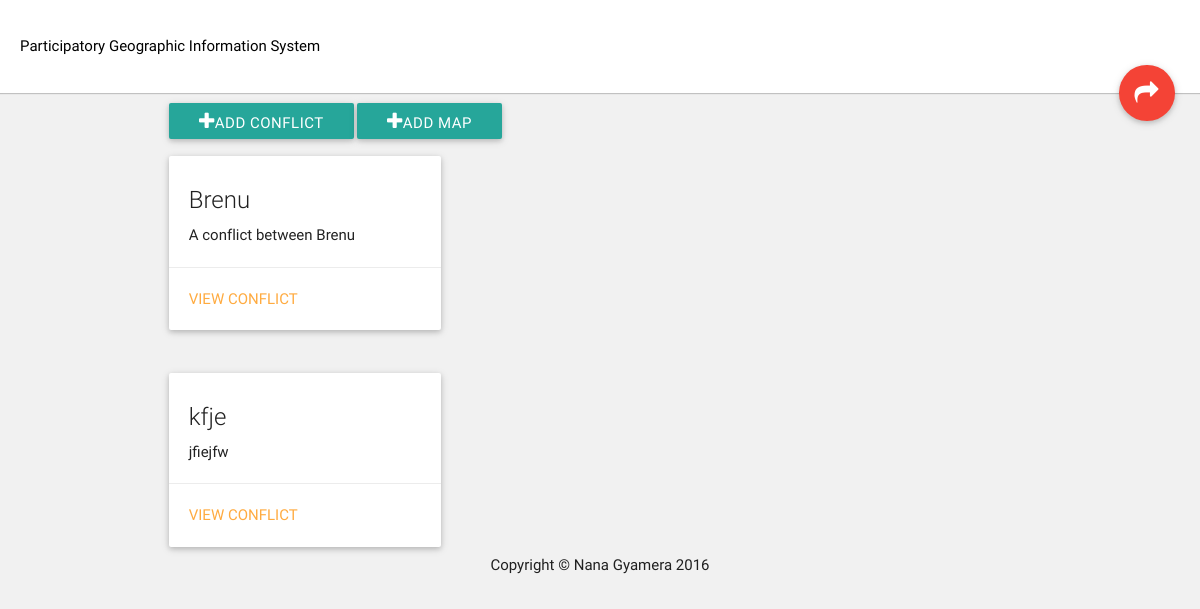
Page / (signed in) on the earlier database version.
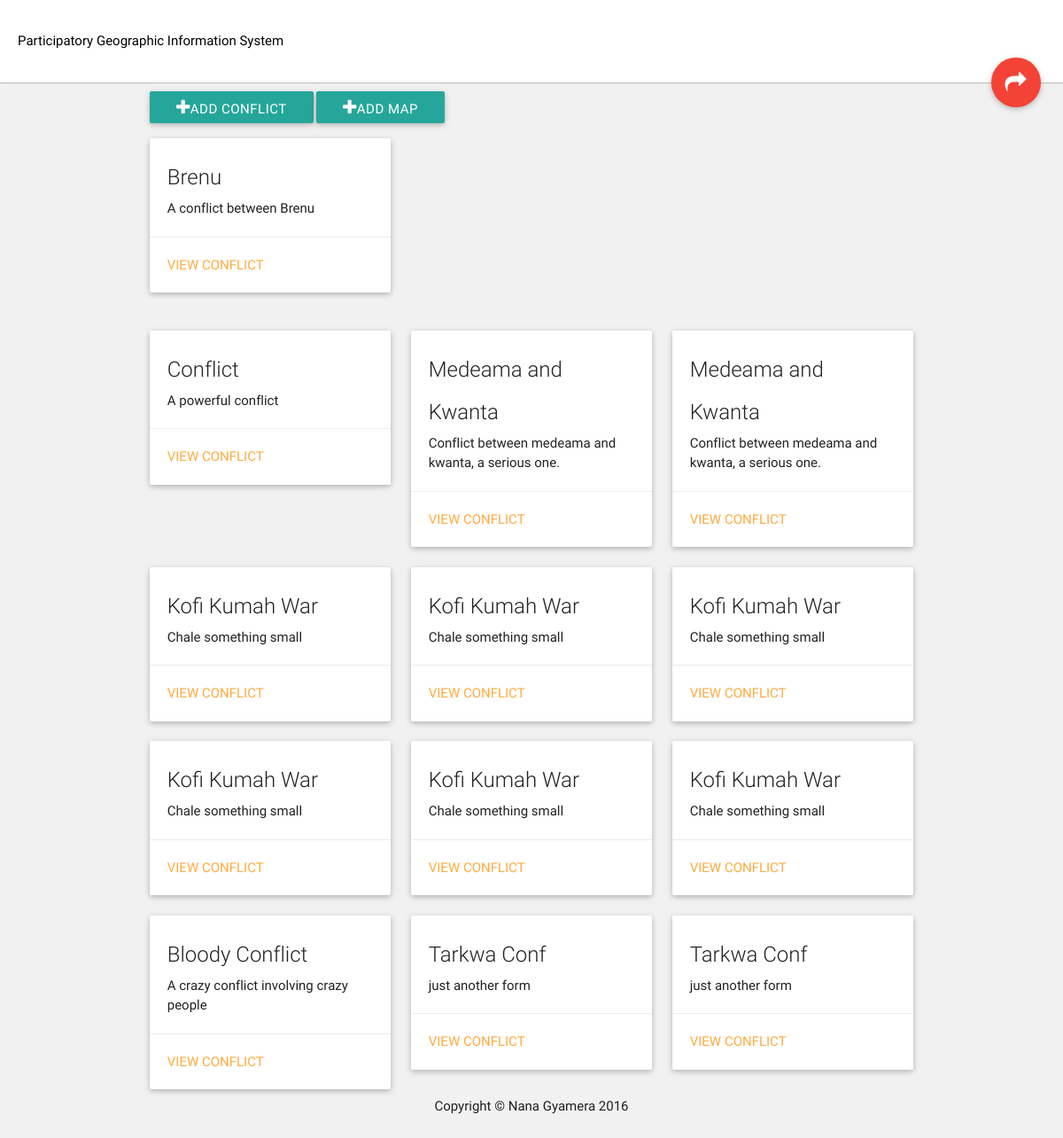
Same page on the later database version.
### tables this page shows
CREATE TABLE IF NOT EXISTS `conflicts` (
`id` int(11) NOT NULL,
  `conf_name` varchar(255) DEFAULT NULL,
  `conf_description` varchar(255) DEFAULT NULL,
  `name_pln` varchar(255) DEFAULT NULL,
  `age_pln` varchar(255) DEFAULT NULL,
  `edu_pln` varchar(255) DEFAULT NULL,
  `name_def` varchar(255) DEFAULT NULL,
  `age_def` varchar(255) DEFAULT NULL,
  `edu_def` varchar(255) DEFAULT NULL,
  `name_pln_sec` varchar(255) DEFAULT NULL,
  `age_pln_sec` varchar(255) DEFAULT NULL,
  `edu_pln_sec` varchar(255) DEFAULT NULL,
  `name_def_sec` varchar(255) DEFAULT NULL,
  `age_def_sec` varchar(255) DEFAULT NULL,
  `edu_def_sec` varchar(255) DEFAULT NULL,
  `pos_pln` varchar(255) DEFAULT NULL,
  `pos_def` varchar(255) DEFAULT NULL,
  `interest_pln` varchar(255) DEFAULT NULL,
  `interest_def` varchar(255) DEFAULT NULL,
  `needs_pln` varchar(255) DEFAULT NULL,
  `needs_def` varchar(255) DEFAULT NULL,
  `df_pln` varchar(255) DEFAULT NULL,
  `df_def` varchar(255) DEFAULT NULL,
  `causes` varchar(255) DEFAULT NULL,
  `conf_manifest` varchar(255) DEFAULT NULL,
  `tit_pln` varchar(255) DEFAULT NULL,
  `tit_def` varchar(255) DEFAULT NULL,
  `stake_id` varchar(255) DEFAULT NULL,
  `pot` varchar(255) DEFAULT NULL,
  `risk` varchar(255) DEFAULT NULL,
  `conf_id` varchar(255) DEFAULT NULL,
  `eco_attn` varchar(255) DEFAULT NULL,
  `wish_pln` varchar(255) DEFAULT NULL,
  `wish_def` varchar(255) DEFAULT NULL,
  `land_type_pln` varchar(255) DEFAULT NULL,
  `land_type_def` varchar(255) DEFAULT NULL,
  `land_size` varchar(255) DEFAULT NULL,
  `doc_type_pln` varchar(255) DEFAULT NULL,
  `site_plan_pln` varchar(255) DEFAULT NULL,
  `doc_type_def` varchar(255) DEFAULT NULL,
  `site_plan_def` varchar(255) DEFAULT NULL,
  `acq_day_pln` varchar(255) DEFAULT NULL,
  `acq_month_pln` varchar(255) DEFAULT NULL,
  `acq_year_pln` varchar(255) DEFAULT NULL,
  `acq_day_def` varchar(255) DEFAULT NULL,
  `acq_month_def` varchar(255) DEFAULT NULL,
  `acq_year_def` varchar(255) DEFAULT NULL,
  `sett_day_pln` varchar(255) DEFAULT NULL,
  `sett_month_pln` varchar(255) DEFAULT NULL,
  `sett_year_pln` varchar(255) DEFAULT NULL,
  `sett_day_def` varchar(255) DEFAULT NULL,
  `sett_month_def` varchar(255) DEFAULT NULL,
  `sett_year_def` varchar(255) DEFAULT NULL,
  `owner_pln` varchar(255) DEFAULT NULL,
  `owner_def` varchar(255) DEFAULT NULL,
  `town` varchar(255) DEFAULT NULL,
  `district` varchar(255) DEFAULT NULL,
  `region` varchar(255) DEFAULT NULL,
  `intermediaries` varchar(255) DEFAULT NULL,
  `termination_method_pln` varchar(255) DEFAULT NULL,
  `termination_method_def` varchar(255) DEFAULT NULL
);

### php/db_connection.php (called while the page is built, shortened)
<?php
if(!class_exists('Database')){
	class Database{
	 	private $connection;
		public function openConnection(){
			$this->connection = mysqli_connect(DB_SERVER,DB_USER,DB_PASS);
			$db_select = mysqli_select_db($this->connection, DB_NAME);
		 }
		public function query($sql){
			$result = mysqli_query($this->connection, $sql);
			return $result;
		}
		public function fetchArray($result_set){
			return mysqli_fetch_array($result_set, MYSQLI_ASSOC);
		}
	}
}
   $db = new Database();
?>

### php/conflict.php (called while the page is built, shortened)
<?php
    require('db_connection.php');
    class Conflict{
        public static function getAll(){
            global $db;
            $query = $db->query("SELECT `id`, `conf_name`, `conf_description` FROM `conflicts`;");
            $conflicts = array();
            while ($conflict = $db->fetchArray($query)) {
                array_push($conflicts, $conflict);
            }
            return $conflicts;
        }
    }
?>

### index.php (the view, shortened to what this page needs)
<?php
	require "php/functions.php";
?>
<!doctype html>
<html>
<head>
	<link rel="stylesheet" href="materialize/css/materialize.css" />
	<link rel="stylesheet" href="fonts/font-awesome-4.4.0/css/font-awesome.css" />
	<link rel="stylesheet" href="css/style.css" />
</head>
<body>
	<header class="white">
		<p>Participatory Geographic Information System</p>
		<div class="tools">
			<a href="php/auth.php?action=signout" class="btn-floating btn-large waves-effect waves-light red"><i class="fa fa-mail-forward"></i></a>
		</div>
	</header>
	<section class="container">
		<div class="row">
		<div class="actions">
			<a href="new.php" class="waves-effect waves-light btn"><i class="fa fa-plus"></i>Add Conflict</a>
			<a href="plot.php" class="waves-effect waves-light btn"><i class="fa fa-plus"></i>Add Map</a>
		</div>
				<?php
					require "php/conflict.php";
					$conflicts = Conflict::getAll();
				?>
					<div class="row">
						<div class="col s12 m4">
							<div class="card white darken-1">
								<div class="card-content gray-text">
									<span class="card-title">Brenu</span>
									<p>A conflict between Brenu</p>
								</div>
								<div class="card-action">
									<a href="ba.php">View Conflict</a>
								</div>
							</div>
						</div>
					</div>
					<div class="row">
					<?php foreach ($conflicts as $key => $conflict):?>
						<div class="col s12 m4">
							<div class="card white darken-1">
								<div class="card-content gray-text">
									<span class="card-title"><?=$conflict["conf_name"]?></span>
									<p><?=$conflict['conf_description']?></p>
								</div>
								<div class="card-action">
									<a href="display.php?conflict_id=<?=$conflict['id']?>">View Conflict</a>
								</div>
							</div>
						</div>
						<?php endforeach; ?>
					</div>
		</div>
	</section>
	<footer>Copyright &copy; Nana Gyamera 2016</footer>
</body>
</html>

### css/style.css (style rules this page uses)
body { margin: 0; padding: 0; background: #f1f1f1; position: relative; }
header { background: #fff; color: #000; padding: 20px; box-shadow: 0px 1px 1px rgba(0, 0, 0, .2); position: relative; }
header .tools { position: absolute; right: 26px; bottom: -28px; }
footer { width: 100%; position: absolute; bottom: 5px; text-align: center; }
div.row { margin-top: 10px; }

Differences in the rows shown:
changed conflicts: conf_name "kfje" → "Conflict"; conf_description "jfiejfw" → "A powerful conflict"
added conflicts: conf_name "Medeama and Kwanta", conf_description "Conflict between medeama and kwanta, a serious one."
added conflicts: conf_name "Medeama and Kwanta", conf_description "Conflict between medeama and kwanta, a serious one."
added conflicts: conf_name "Kofi Kumah War", conf_description "Chale something small"
added conflicts: conf_name "Kofi Kumah War", conf_description "Chale something small"
added conflicts: conf_name "Kofi Kumah War", conf_description "Chale something small"
added conflicts: conf_name "Kofi Kumah War", conf_description "Chale something small"
added conflicts: conf_name "Kofi Kumah War", conf_description "Chale something small"
added conflicts: conf_name "Kofi Kumah War", conf_description "Chale something small"
added conflicts: conf_name "Bloody Conflict", conf_description "A crazy conflict involving crazy people"
added conflicts: conf_name "Tarkwa Conf", conf_description "just another form"
added conflicts: conf_name "Tarkwa Conf", conf_description "just another form"
